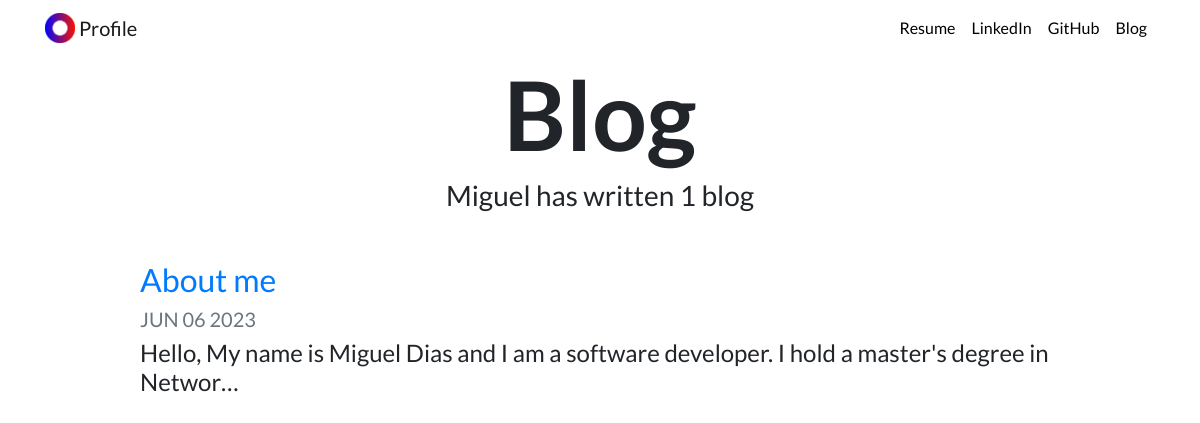
Screenshot of /blog/ with the database file from the repository.
### blog/models.py (models this page shows, shortened)
class Blog(models.Model):
    title = models.CharField(max_length=200)
    date = models.DateField()
    description = models.TextField()

### blog/views.py (the view)
# urls.py: path('', views.all_blogs, name="all_blogs"),
def all_blogs(request):
    blog_count = Blog.objects.count
    blogs = Blog.objects.order_by('-date')[:5]
    return render(request, 'blog/all_blogs.html', {'blogs':blogs, 'blog_count': blog_count})

### blog/templates/blog/all_blogs.html
{% extends 'portfolio/base.html' %}
{% load static %}
{% block content  %}
<h1 id="blogtitle" class="font-weight-bold text-center">Blog</h1>
<h3 class="text-center mb-5">Miguel has written {{ blogs.count }} blog{{ blogs.count|pluralize }}</h3>
{% for blog in blogs %}
<div class="row justify-content-center my-3">
    <div class="col-md-10">
      <a href="{% url 'blog:detail' blog.id %}">
        <h2>{{ blog.title }}</h2>
      </a>
      <h5 class="text-muted">{{ blog.date|date:'M d Y'|upper }}</h5>
      <h4>{{ blog.description|striptags|truncatechars:100 }}</h4>
    </div>
  </div>
{% endfor %}
{% endblock %}

### portfolio/static/portfolio/custom.css (style rules this page uses)
body { font-family: 'Lato', sans-serif; }
#blogtitle { font-size: 6rem; }

### rows the page displays
Blog: title "About me", date "JUN 06 2023", description "Hello, My name is Miguel Dias and I am a software developer. I hold a master's degree in Networ…"

### other values shown
{{ blogs.count }} "1"
